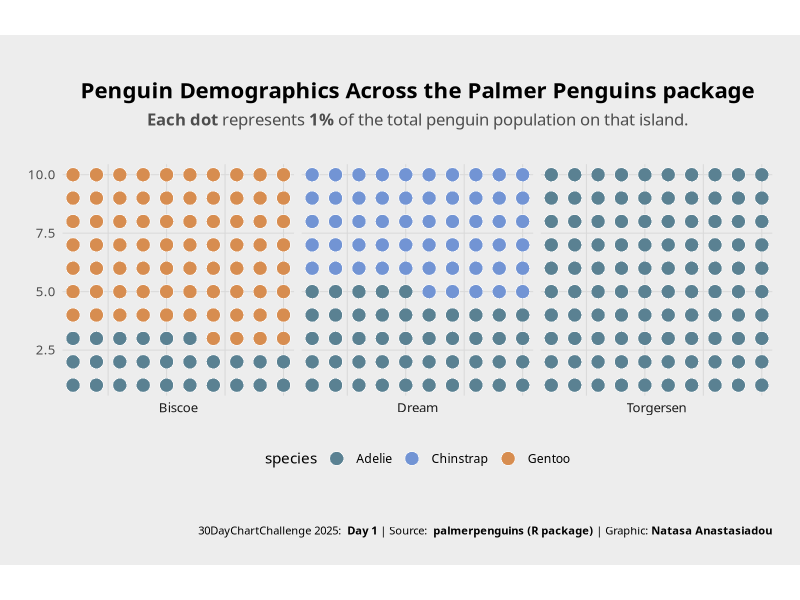

The R source for this figure:


rm(list = ls())
gc()


# load libraries -------

library(data.table)
library(palmerpenguins)
library(ggplot2)
library(ggtext)


# data cleaning ------

df <- as.data.table(penguins)

df <- df[!is.na(species) & !is.na(island), .(n = .N), by = .(island, species)]

df1 <- df[, percent := round((n / sum(n)) * 100), by = island]


# Expand the data so we have 1 row per percentage point (100 rows per island)
df_dots <- df[rep(1:.N, percent)]

# Assign 10x10 grid coordinates (x and y) for each dot, grouped by island
df_dots[, `:=`(
    x = rep(1:10, length.out = .N),
    y = rep(1:10, each = 10, length.out = .N)
), by = island]


col <- c("Adelie" = "#5a8192", "Chinstrap" = "#7294D4", "Gentoo" = "#D78D50")
# col = c('#5a8192', '#b24745','#a2a0cf', "#00429d", "#81A88D" )


# plot --------



gr = ggplot(df_dots, aes(x, y)) +
    
    geom_point(aes(fill = species), size = 4.5, shape = 21, color = "white", stroke = .25) +
    
    facet_wrap(~island, nrow = 1, strip.position = "bottom") +
    
    coord_equal() +
    
    scale_fill_manual(values = col) +
    
    labs(
        title = "Penguin Demographics Across the Palmer Penguins package",
        subtitle = "<b>Each dot</b> represents <b>1%</b> of the total penguin population on that island.",
        caption = "30DayChartChallenge 2025: <b> Day 1</b>
                   | Source: <b> palmerpenguins (R package)</b>
                   | Graphic: <b>Natasa Anastasiadou</b>",
        
    ) +
    
    theme_minimal(base_family = "Candara") +
    
    theme(
        legend.position = "bottom",
        
        axis.title = element_blank(),
        # axis.text = element_blank(),
        
        axis.text.x = element_blank(),
        axis.text.y = element_text(size = 9.5),
        
        strip.text = element_text(size = 9.5),
        
        panel.grid.major = element_line(linewidth = 0.35, color = "grey85"),
        panel.grid.minor = element_blank(),
        
        plot.title = element_markdown(size = 16, face = "bold", hjust = 0.5, margin = margin(t = 15, b = 5)),
        plot.subtitle = element_markdown(size = 12, hjust = 0.5, color = "grey30", margin = margin(t = 2.5, b = 25)),
        plot.caption = element_markdown(margin = margin(t = 35), size = 8, hjust = 1),
        
        plot.background = element_rect(fill = "grey93", color = NA),
        plot.margin = margin(20, 20, 20, 20)
    )


gr

# save ---------

ggsave(
   plot = gr, filename = "Rplot.png",
   width = 9, height = 8, units = "in", dpi = 600
)
